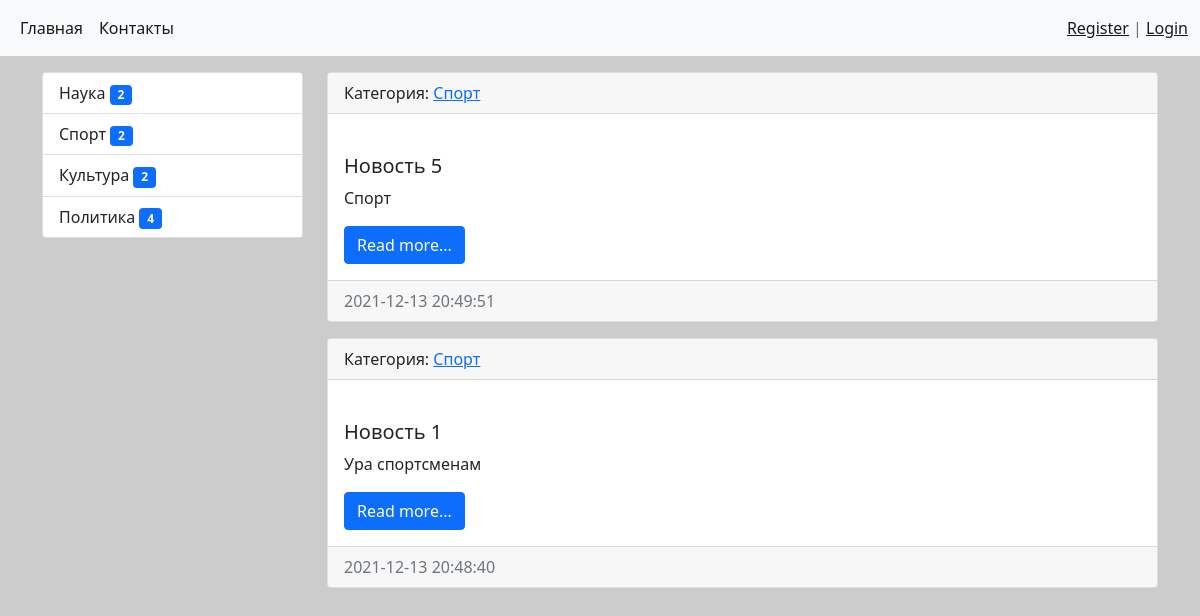
The app's page /category/2/ with its own data.
### news/models.py (models this page shows, shortened)
class Category(models.Model):
    name = models.CharField(max_length = 150, db_index=True, verbose_name='Название')
    def get_absolute_url(self):
        return reverse('category', kwargs={"category_id": self.pk})
    def __str__(self):
        return self.name
    class Meta:
        verbose_name = 'Категория'
        verbose_name_plural = 'Категории'
        ordering = ['-name']

class News(models.Model):
    title = models.CharField(max_length = 150, verbose_name='Название')
    content = models.TextField(blank=True, verbose_name='Текст')
    created_at = models.DateTimeField(auto_now_add=True, verbose_name='Создано')
    updated_at = models.DateTimeField(auto_now=True, verbose_name='Изменено')
    photo = models.ImageField(upload_to='photos/%Y/%m/%d/', verbose_name='Фото')
    is_published = models.BooleanField(default=True, verbose_name='Опубликовано')
    category = models.ForeignKey('Category',  on_delete=models.PROTECT, verbose_name='Категория', related_name='forkey',null=True)
    views = models.IntegerField(default=0 )
    class Meta:
        verbose_name = 'Новость'
        verbose_name_plural = 'Новости'
        ordering = ['-created_at']
    def get_absolute_url(self):
        return reverse('view_news', kwargs={"pk": self.pk})

### news/views.py (the view)
# urls.py: path('category/<int:category_id>/', NewsByCategory.as_view(), name='category'),
class NewsByCategory(MyMixin, ListView):
    model = News
    template_name = 'news/home_news_list.html' #не отличается от category.html
    context_object_name = 'news'
    paginate_by = 2
    def get_context_data(self, *, object_list=None, **kwargs):
        context = super().get_context_data(**kwargs)
        context['title'] = self.get_upper(Category.objects.get(pk=self.kwargs['category_id']))
        return context
    def get_queryset(self):
        return News.objects.filter(category_id = self.kwargs['category_id'], is_published=True).select_related('category')

### news/templatetags/news_tags.py (called while the page is built)
@register.inclusion_tag('news/list_categories.html')
def show_categories():
    categories = Category.objects.annotate(cnt=Count('forkey')).filter(cnt__gt=0)
    return {"categories": categories}

### news/utils.py (called while the page is built)
    def get_upper(self, s):
        if isinstance(s, str):
            return s.upper()
        else:
            return s.name.upper()

### news/templates/news/home_news_list.html (shortened to what this page needs)
{% extends 'base.html' %}
{% block sidebar %}
{% include 'inc/_sidebar.html' %}
{% endblock %}
{% block content %}
  {% for item in news %}
  <div class="card mb-3">
    <div class="card-header">
      Категория: <a href="{{item.category.get_absolute_url}}">{{item.category}}</a>
    </div>
    <div class="card-body">
        <div class="media">
            <div class="media-body">
                <h5 class="card-title">{{item.title}}</h5>
                <p class="card-text"> {{item.content|truncatewords:50}}</p>
                <a href="{{item.get_absolute_url}}" class="btn btn-primary">Read more...</a>
            </div>
        </div>
    </div>
    <div class="card-footer text-muted">
      {{item.created_at|date:"Y-m-d H:i:s"}}
    </div>
  </div>
  {% endfor %}
{% endblock %}

### templates/base.html (shortened to what this page needs)
{% load static %}
<!doctype html>
<html lang="en">
  <head>
    <link rel="stylesheet" href="{% static 'bootstrap/css/bootstrap.min.css' %}">
    <link rel="stylesheet"  href="{% static 'css/style.css' %}" rel="stylesheet">
  </head>
  <body>
    {% include 'inc/_naw.html' %}
      <div class="container mt-3">
          <div class="row">
            <div class="col-md-3">
                {% block sidebar %}SIDEBAR{% endblock %}
            </div>
            <div class="col-md-9">
                {% block content %}CONTENT{% endblock %}
            </div>
          </div>
      </div>
  </body>
</html>

### templates/inc/_naw.html (shortened to what this page needs)
<nav class="navbar navbar-expand-lg navbar-light bg-light">
    <div class="container-fluid">
      <div class="collapse navbar-collapse" id="navbarSupportedContent">
        <ul class="navbar-nav me-auto mb-2 mb-lg-0">
          <li class="nav-item">
            <a class="nav-link active" aria-current="page" href="{% url 'home' %}">Главная</a>
          </li>
          <li class="nav-item">
            <a class="nav-link active" aria-current="page" href="{% url 'contact' %}">Контакты</a>
          </li>
        </ul>
        <span class="navbar-text">
          {% if request.user.is_authenticated %}
          Добро пожаловать, {{user.username}} | <a href="{% url 'logout' %}">Выход</a>
          {% else %}
          <a href="{% url 'register' %}">Register</a> | <a href="{% url 'login' %}">Login</a>
          {% endif %}
        </span>
      </div>
    </div>
</nav>

### templates/inc/_sidebar.html (shortened to what this page needs)
{% load news_tags %}
{% show_categories %}

### news/templates/news/list_categories.html
<div class="list-group">
    {% for item in categories %}
    <a href="{{item.get_absolute_url}}" class="list-group-item list-group-item-action" aria-current="true">
      {{item.name}}
    <span class="badge badge-primary badge-pill btn-primary">{{item.cnt}}</span></a>
    {% endfor %}
</div>

### mysite/static/css/style.css (style rules this page uses)
body { background-color: #ccc; }

### records on screen
Category: name "Наука", cnt "2"
Category: name "Спорт", cnt "2"
Category: name "Культура", cnt "2"
Category: name "Политика", cnt "4"
News: category "Спорт", title "Новость 5", content "Спорт", created_at "2021-12-13 20:49:51"
News: category "Спорт", title "Новость 1", content "Ура спортсменам", created_at "2021-12-13 20:48:40"
